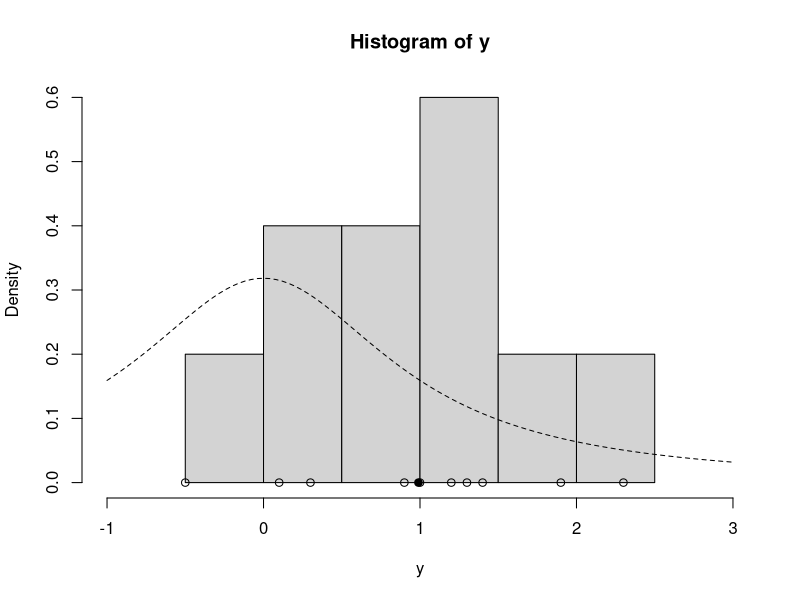
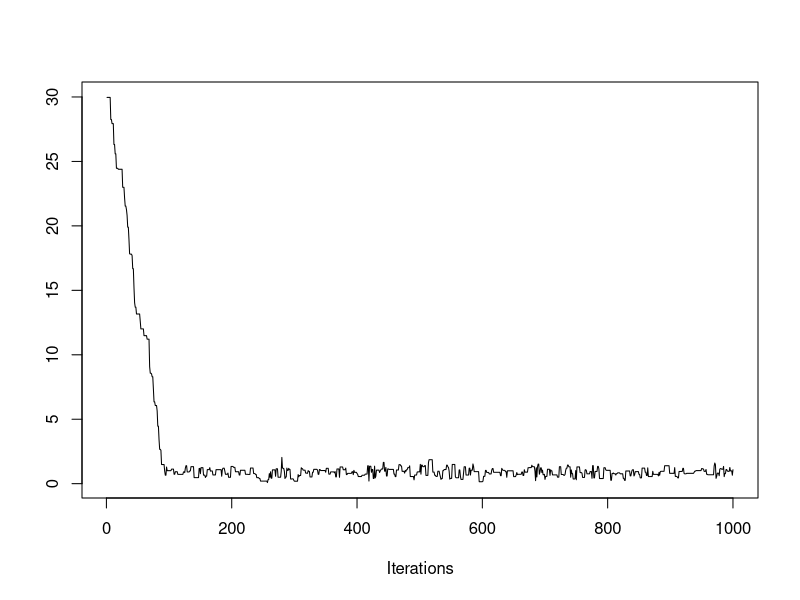
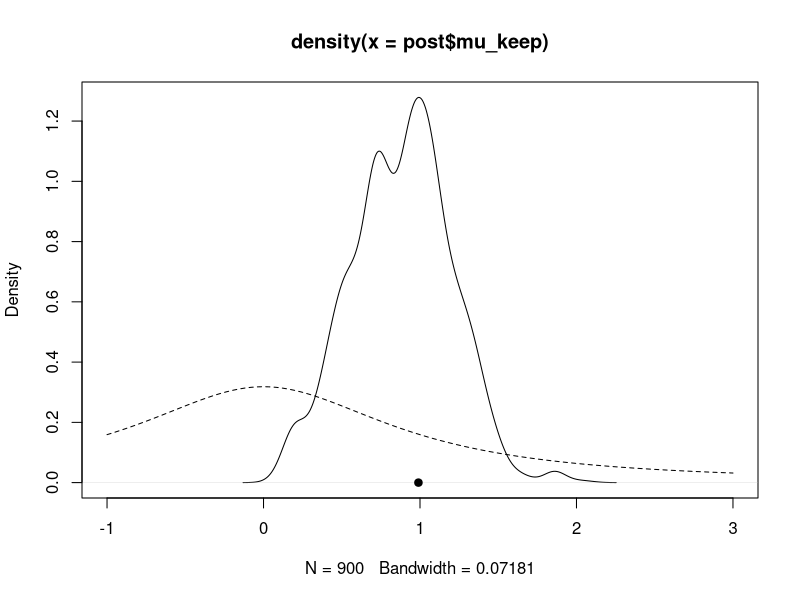

These charts were generated, in order, by the following R code:

lg=function(mu,n,ybar){
  mu2=mu^2
  n*(ybar*mu-mu2/2.0)-log(1+mu2)
}

#do metropolis hasting, mh
#step 1 initialize initial value of unknown parameters
mh=function(n,ybar,n_iter,mu_init,cand_sd){
  mu_out=numeric(n_iter)
  accpt=0
  mu_now=mu_init
  lg_now=lg(mu=mu_now,n=n,ybar=ybar)
  
  
  #step 2(a), repeat the following steps
  
  for(i in 1:n_iter){
    mu_cand=rnorm(1,mean=mu_now,sd=cand_sd)
    
    #compute ratio, 2(b)
    lg_cand=lg(mu=mu_cand,n=n,ybar=ybar)
    
    lg_cand=lg(mu=mu_cand,n=n,ybar=ybar)
    
    #log alpha
    lalpha=lg_cand-lg_now
    
    #exponentiate it to get alpha
    alpha=exp(lalpha)
    
    #step 2(c)
    u=runif(1)
    if(u<alpha){
      mu_now=mu_cand
      accpt=accpt+1
      lg_now=lg_cand
    }
    
    mu_out[i]=mu_now
  }
  
  list(mu=mu_out,accpt=accpt/n_iter)
  
}


##Random walk example, part 2
###set up
y=c(1.2,1.4,-0.5,0.3,0.9,2.3,1.0,0.1,1.3,1.9)
ybar=mean(y)
n=length(y)

#plot the ydata as a density
hist(y,freq =FALSE,xlim=c(-1,3))
points(y,rep(0,n)) #plot points on x axis
points(ybar,0,pch=19)#plot mean of y on x axis

#plot t disribution on histogram
curve(dt(x,df=1),lty=2,add=TRUE)




#start posterior sampling
set.seed(43)
post=mh(n=n,ybar=ybar,n_iter=1e3,mu_init=30.0,cand_sd=0.9)

str(post)

install.packages("coda")
library("coda")

traceplot(as.mcmc(post$mu))


#plot posterior against the prior
post$mu_keep=post$mu[-c(1:100)]
plot(density(post$mu_keep),xlim=c(-1,3)) #posterior distribution
curve(dt(x,df=1),lty=2,add=TRUE) #prior distribution
points(ybar,0,pch=19)#plot mean of y on x axis



